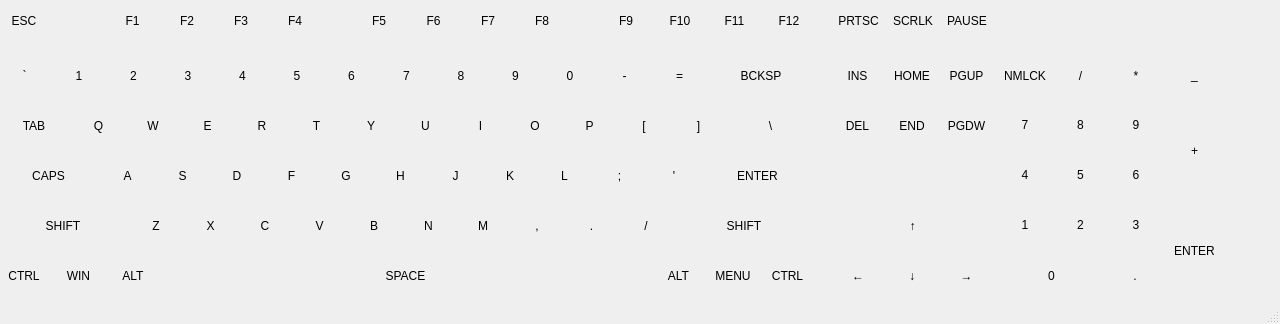
<?xml version="1.0" encoding="UTF-8"?>
<ui version="4.0">
 <class>MainWindow</class>
 <widget class="QMainWindow" name="MainWindow">
  <property name="geometry">
   <rect>
    <x>0</x>
    <y>0</y>
    <width>1280</width>
    <height>324</height>
   </rect>
  </property>
  <property name="minimumSize">
   <size>
    <width>1280</width>
    <height>324</height>
   </size>
  </property>
  <property name="maximumSize">
   <size>
    <width>1280</width>
    <height>324</height>
   </size>
  </property>
  <property name="windowTitle">
   <string>Keyboard Tester</string>
  </property>
  <widget class="QWidget" name="centralwidget">
   <widget class="QWidget" name="horizontalLayoutWidget">
    <property name="geometry">
     <rect>
      <x>0</x>
      <y>0</y>
      <width>991</width>
      <height>41</height>
     </rect>
    </property>
    <layout class="QGridLayout" name="gridLayout" columnstretch="10,10,10,10,10,10,5,10,10,10,10,5,10,10,10,10,2,10,10,10">
     <item row="0" column="17">
      <widget class="QLabel" name="btnPRINT">
       <property name="text">
        <string>PRTSC</string>
       </property>
       <property name="alignment">
        <set>Qt::AlignmentFlag::AlignCenter</set>
       </property>
      </widget>
     </item>
     <item row="0" column="1">
      <widget class="QLabel" name="spacer3">
       <property name="text">
        <string/>
       </property>
      </widget>
     </item>
     <item row="0" column="10">
      <widget class="QLabel" name="btnF8">
       <property name="text">
        <string>F8</string>
       </property>
       <property name="alignment">
        <set>Qt::AlignmentFlag::AlignCenter</set>
       </property>
      </widget>
     </item>
     <item row="0" column="15">
      <widget class="QLabel" name="btnF12">
       <property name="text">
        <string>F12</string>
       </property>
       <property name="alignment">
        <set>Qt::AlignmentFlag::AlignCenter</set>
       </property>
      </widget>
     </item>
     <item row="0" column="3">
      <widget class="QLabel" name="btnF2">
       <property name="text">
        <string>F2</string>
       </property>
       <property name="alignment">
        <set>Qt::AlignmentFlag::AlignCenter</set>
       </property>
      </widget>
     </item>
     <item row="0" column="8">
      <widget class="QLabel" name="btnF6">
       <property name="text">
        <string>F6</string>
       </property>
       <property name="alignment">
        <set>Qt::AlignmentFlag::AlignCenter</set>
       </property>
      </widget>
     </item>
     <item row="0" column="19">
      <widget class="QLabel" name="btnPAUSE">
       <property name="text">
        <string>PAUSE</string>
       </property>
       <property name="alignment">
        <set>Qt::AlignmentFlag::AlignCenter</set>
       </property>
      </widget>
     </item>
     <item row="0" column="6">
      <widget class="QLabel" name="spacer4">
       <property name="text">
        <string/>
       </property>
      </widget>
     </item>
     <item row="0" column="7">
      <widget class="QLabel" name="btnF5">
       <property name="text">
        <string>F5</string>
       </property>
       <property name="alignment">
        <set>Qt::AlignmentFlag::AlignCenter</set>
       </property>
      </widget>
     </item>
     <item row="0" column="5">
      <widget class="QLabel" name="btnF4">
       <property name="text">
        <string>F4</string>
       </property>
       <property name="alignment">
        <set>Qt::AlignmentFlag::AlignCenter</set>
       </property>
      </widget>
     </item>
     <item row="0" column="2">
      <widget class="QLabel" name="btnF1">
       <property name="text">
        <string>F1</string>
       </property>
       <property name="alignment">
        <set>Qt::AlignmentFlag::AlignCenter</set>
       </property>
      </widget>
     </item>
     <item row="0" column="9">
      <widget class="QLabel" name="btnF7">
       <property name="text">
        <string>F7</string>
       </property>
       <property name="alignment">
        <set>Qt::AlignmentFlag::AlignCenter</set>
       </property>
      </widget>
     </item>
     <item row="0" column="12">
      <widget class="QLabel" name="btnF9">
       <property name="text">
        <string>F9</string>
       </property>
       <property name="alignment">
        <set>Qt::AlignmentFlag::AlignCenter</set>
       </property>
      </widget>
     </item>
     <item row="0" column="4">
      <widget class="QLabel" name="btnF3">
       <property name="text">
        <string>F3</string>
       </property>
       <property name="alignment">
        <set>Qt::AlignmentFlag::AlignCenter</set>
       </property>
      </widget>
     </item>
     <item row="0" column="0">
      <widget class="QLabel" name="btnESCAPE">
       <property name="text">
        <string>ESC</string>
       </property>
       <property name="alignment">
        <set>Qt::AlignmentFlag::AlignCenter</set>
       </property>
      </widget>
     </item>
     <item row="0" column="13">
      <widget class="QLabel" name="btnF10">
       <property name="text">
        <string>F10</string>
       </property>
       <property name="alignment">
        <set>Qt::AlignmentFlag::AlignCenter</set>
       </property>
      </widget>
     </item>
     <item row="0" column="18">
      <widget class="QLabel" name="btnSCROLL_LOCK">
       <property name="text">
        <string>SCRLK</string>
       </property>
       <property name="alignment">
        <set>Qt::AlignmentFlag::AlignCenter</set>
       </property>
      </widget>
     </item>
     <item row="0" column="11">
      <widget class="QLabel" name="spacer1">
       <property name="text">
        <string/>
       </property>
      </widget>
     </item>
     <item row="0" column="14">
      <widget class="QLabel" name="btnF11">
       <property name="text">
        <string>F11</string>
       </property>
       <property name="alignment">
        <set>Qt::AlignmentFlag::AlignCenter</set>
       </property>
      </widget>
     </item>
     <item row="0" column="16">
      <widget class="QLabel" name="spacer2">
       <property name="text">
        <string/>
       </property>
      </widget>
     </item>
    </layout>
   </widget>
   <widget class="QWidget" name="horizontalLayoutWidget_2">
    <property name="geometry">
     <rect>
      <x>0</x>
      <y>50</y>
      <width>991</width>
      <height>51</height>
     </rect>
    </property>
    <layout class="QGridLayout" name="gridLayout_2" columnstretch="10,10,10,10,10,10,10,10,10,10,10,10,10,21,2,10,10,10">
     <item row="0" column="1">
      <widget class="QLabel" name="btn1">
       <property name="text">
        <string>1</string>
       </property>
       <property name="alignment">
        <set>Qt::AlignmentFlag::AlignCenter</set>
       </property>
      </widget>
     </item>
     <item row="0" column="3">
      <widget class="QLabel" name="btn3">
       <property name="text">
        <string>3</string>
       </property>
       <property name="alignment">
        <set>Qt::AlignmentFlag::AlignCenter</set>
       </property>
      </widget>
     </item>
     <item row="0" column="12">
      <widget class="QLabel" name="btnEQUAL">
       <property name="text">
        <string>=</string>
       </property>
       <property name="alignment">
        <set>Qt::AlignmentFlag::AlignCenter</set>
       </property>
      </widget>
     </item>
     <item row="0" column="2">
      <widget class="QLabel" name="btn2">
       <property name="text">
        <string>2</string>
       </property>
       <property name="alignment">
        <set>Qt::AlignmentFlag::AlignCenter</set>
       </property>
      </widget>
     </item>
     <item row="0" column="7">
      <widget class="QLabel" name="btn7">
       <property name="text">
        <string>7</string>
       </property>
       <property name="alignment">
        <set>Qt::AlignmentFlag::AlignCenter</set>
       </property>
      </widget>
     </item>
     <item row="0" column="13">
      <widget class="QLabel" name="btnBACKSPACE">
       <property name="text">
        <string>BCKSP</string>
       </property>
       <property name="alignment">
        <set>Qt::AlignmentFlag::AlignCenter</set>
       </property>
      </widget>
     </item>
     <item row="0" column="0">
      <widget class="QLabel" name="btnGRAVE">
       <property name="text">
        <string>`</string>
       </property>
       <property name="alignment">
        <set>Qt::AlignmentFlag::AlignCenter</set>
       </property>
      </widget>
     </item>
     <item row="0" column="11">
      <widget class="QLabel" name="btnMINUS">
       <property name="text">
        <string>-</string>
       </property>
       <property name="alignment">
        <set>Qt::AlignmentFlag::AlignCenter</set>
       </property>
      </widget>
     </item>
     <item row="0" column="9">
      <widget class="QLabel" name="btn9">
       <property name="text">
        <string>9</string>
       </property>
       <property name="alignment">
        <set>Qt::AlignmentFlag::AlignCenter</set>
       </property>
      </widget>
     </item>
     <item row="0" column="4">
      <widget class="QLabel" name="btn4">
       <property name="text">
        <string>4</string>
       </property>
       <property name="alignment">
        <set>Qt::AlignmentFlag::AlignCenter</set>
       </property>
      </widget>
     </item>
     <item row="0" column="16">
      <widget class="QLabel" name="btnHOME">
       <property name="text">
        <string>HOME</string>
       </property>
       <property name="alignment">
        <set>Qt::AlignmentFlag::AlignCenter</set>
       </property>
      </widget>
     </item>
     <item row="0" column="17">
      <widget class="QLabel" name="btnPAGE_UP">
       <property name="text">
        <string>PGUP</string>
       </property>
       <property name="alignment">
        <set>Qt::AlignmentFlag::AlignCenter</set>
       </property>
      </widget>
     </item>
     <item row="0" column="15">
      <widget class="QLabel" name="btnINSERT">
       <property name="text">
        <string>INS</string>
       </property>
       <property name="alignment">
        <set>Qt::AlignmentFlag::AlignCenter</set>
       </property>
      </widget>
     </item>
     <item row="0" column="5">
      <widget class="QLabel" name="btn5">
       <property name="text">
        <string>5</string>
       </property>
       <property name="alignment">
        <set>Qt::AlignmentFlag::AlignCenter</set>
       </property>
      </widget>
     </item>
     <item row="0" column="6">
      <widget class="QLabel" name="btn6">
       <property name="text">
        <string>6</string>
       </property>
       <property name="alignment">
        <set>Qt::AlignmentFlag::AlignCenter</set>
       </property>
      </widget>
     </item>
     <item row="0" column="8">
      <widget class="QLabel" name="btn8">
       <property name="text">
        <string>8</string>
       </property>
       <property name="alignment">
        <set>Qt::AlignmentFlag::AlignCenter</set>
       </property>
      </widget>
     </item>
     <item row="0" column="10">
      <widget class="QLabel" name="btn0">
       <property name="text">
        <string>0</string>
       </property>
       <property name="alignment">
        <set>Qt::AlignmentFlag::AlignCenter</set>
       </property>
      </widget>
     </item>
     <item row="0" column="14">
      <widget class="QLabel" name="spacer1_2">
       <property name="text">
        <string/>
       </property>
      </widget>
     </item>
    </layout>
   </widget>
   <widget class="QWidget" name="horizontalLayoutWidget_3">
    <property name="geometry">
     <rect>
      <x>0</x>
      <y>100</y>
      <width>991</width>
      <height>51</height>
     </rect>
    </property>
    <layout class="QGridLayout" name="gridLayout_3" columnstretch="14,10,10,10,10,10,10,10,10,10,10,10,10,17,2,10,10,10">
     <item row="0" column="11">
      <widget class="QLabel" name="btnBRACKETLEFT">
       <property name="text">
        <string>[</string>
       </property>
       <property name="alignment">
        <set>Qt::AlignmentFlag::AlignCenter</set>
       </property>
      </widget>
     </item>
     <item row="0" column="3">
      <widget class="QLabel" name="btnE">
       <property name="text">
        <string>E</string>
       </property>
       <property name="alignment">
        <set>Qt::AlignmentFlag::AlignCenter</set>
       </property>
      </widget>
     </item>
     <item row="0" column="12">
      <widget class="QLabel" name="btnBRACKETRIGHT">
       <property name="text">
        <string>]</string>
       </property>
       <property name="alignment">
        <set>Qt::AlignmentFlag::AlignCenter</set>
       </property>
      </widget>
     </item>
     <item row="0" column="17">
      <widget class="QLabel" name="btnPAGE_DOWN">
       <property name="text">
        <string>PGDW</string>
       </property>
       <property name="alignment">
        <set>Qt::AlignmentFlag::AlignCenter</set>
       </property>
      </widget>
     </item>
     <item row="0" column="1">
      <widget class="QLabel" name="btnQ">
       <property name="enabled">
        <bool>true</bool>
       </property>
       <property name="text">
        <string>Q</string>
       </property>
       <property name="alignment">
        <set>Qt::AlignmentFlag::AlignCenter</set>
       </property>
      </widget>
     </item>
     <item row="0" column="8">
      <widget class="QLabel" name="btnI">
       <property name="text">
        <string>I</string>
       </property>
       <property name="alignment">
        <set>Qt::AlignmentFlag::AlignCenter</set>
       </property>
      </widget>
     </item>
     <item row="0" column="6">
      <widget class="QLabel" name="btnY">
       <property name="text">
        <string>Y</string>
       </property>
       <property name="alignment">
        <set>Qt::AlignmentFlag::AlignCenter</set>
       </property>
      </widget>
     </item>
     <item row="0" column="4">
      <widget class="QLabel" name="btnR">
       <property name="text">
        <string>R</string>
       </property>
       <property name="alignment">
        <set>Qt::AlignmentFlag::AlignCenter</set>
       </property>
      </widget>
     </item>
     <item row="0" column="10">
      <widget class="QLabel" name="btnP">
       <property name="text">
        <string>P</string>
       </property>
       <property name="alignment">
        <set>Qt::AlignmentFlag::AlignCenter</set>
       </property>
      </widget>
     </item>
     <item row="0" column="5">
      <widget class="QLabel" name="btnT">
       <property name="text">
        <string>T</string>
       </property>
       <property name="alignment">
        <set>Qt::AlignmentFlag::AlignCenter</set>
       </property>
      </widget>
     </item>
     <item row="0" column="15">
      <widget class="QLabel" name="btnDELETE">
       <property name="text">
        <string>DEL</string>
       </property>
       <property name="alignment">
        <set>Qt::AlignmentFlag::AlignCenter</set>
       </property>
      </widget>
     </item>
     <item row="0" column="0">
      <widget class="QLabel" name="btnTAB">
       <property name="text">
        <string>TAB</string>
       </property>
       <property name="alignment">
        <set>Qt::AlignmentFlag::AlignCenter</set>
       </property>
      </widget>
     </item>
     <item row="0" column="16">
      <widget class="QLabel" name="btnEND">
       <property name="text">
        <string>END</string>
       </property>
       <property name="alignment">
        <set>Qt::AlignmentFlag::AlignCenter</set>
       </property>
      </widget>
     </item>
     <item row="0" column="2">
      <widget class="QLabel" name="btnW">
       <property name="text">
        <string>W</string>
       </property>
       <property name="alignment">
        <set>Qt::AlignmentFlag::AlignCenter</set>
       </property>
      </widget>
     </item>
     <item row="0" column="9">
      <widget class="QLabel" name="btnO">
       <property name="text">
        <string>O</string>
       </property>
       <property name="alignment">
        <set>Qt::AlignmentFlag::AlignCenter</set>
       </property>
      </widget>
     </item>
     <item row="0" column="13">
      <widget class="QLabel" name="btnBACKSLASH">
       <property name="text">
        <string>\</string>
       </property>
       <property name="alignment">
        <set>Qt::AlignmentFlag::AlignCenter</set>
       </property>
      </widget>
     </item>
     <item row="0" column="7">
      <widget class="QLabel" name="btnU">
       <property name="text">
        <string>U</string>
       </property>
       <property name="alignment">
        <set>Qt::AlignmentFlag::AlignCenter</set>
       </property>
      </widget>
     </item>
     <item row="0" column="14">
      <widget class="QLabel" name="spacer1_3">
       <property name="text">
        <string/>
       </property>
      </widget>
     </item>
    </layout>
   </widget>
   <widget class="QWidget" name="horizontalLayoutWidget_4">
    <property name="geometry">
     <rect>
      <x>0</x>
      <y>150</y>
      <width>991</width>
      <height>51</height>
     </rect>
    </property>
    <layout class="QGridLayout" name="gridLayout_4" columnstretch="20,10,10,10,10,10,10,10,10,10,10,10,22,2,10,10,10">
     <item row="0" column="8">
      <widget class="QLabel" name="btnK">
       <property name="text">
        <string>K</string>
       </property>
       <property name="alignment">
        <set>Qt::AlignmentFlag::AlignCenter</set>
       </property>
      </widget>
     </item>
     <item row="0" column="11">
      <widget class="QLabel" name="btnAPOSTROPHE">
       <property name="text">
        <string>'</string>
       </property>
       <property name="alignment">
        <set>Qt::AlignmentFlag::AlignCenter</set>
       </property>
      </widget>
     </item>
     <item row="0" column="2">
      <widget class="QLabel" name="btnS">
       <property name="text">
        <string>S</string>
       </property>
       <property name="alignment">
        <set>Qt::AlignmentFlag::AlignCenter</set>
       </property>
      </widget>
     </item>
     <item row="0" column="14">
      <widget class="QLabel" name="spacer2_2">
       <property name="text">
        <string/>
       </property>
       <property name="alignment">
        <set>Qt::AlignmentFlag::AlignCenter</set>
       </property>
      </widget>
     </item>
     <item row="0" column="1">
      <widget class="QLabel" name="btnA">
       <property name="enabled">
        <bool>true</bool>
       </property>
       <property name="text">
        <string>A</string>
       </property>
       <property name="alignment">
        <set>Qt::AlignmentFlag::AlignCenter</set>
       </property>
      </widget>
     </item>
     <item row="0" column="10">
      <widget class="QLabel" name="btnSEMICOLON">
       <property name="text">
        <string>;</string>
       </property>
       <property name="alignment">
        <set>Qt::AlignmentFlag::AlignCenter</set>
       </property>
      </widget>
     </item>
     <item row="0" column="5">
      <widget class="QLabel" name="btnG">
       <property name="text">
        <string>G</string>
       </property>
       <property name="alignment">
        <set>Qt::AlignmentFlag::AlignCenter</set>
       </property>
      </widget>
     </item>
     <item row="0" column="9">
      <widget class="QLabel" name="btnL">
       <property name="text">
        <string>L</string>
       </property>
       <property name="alignment">
        <set>Qt::AlignmentFlag::AlignCenter</set>
       </property>
      </widget>
     </item>
     <item row="0" column="4">
      <widget class="QLabel" name="btnF">
       <property name="text">
        <string>F</string>
       </property>
       <property name="alignment">
        <set>Qt::AlignmentFlag::AlignCenter</set>
       </property>
      </widget>
     </item>
     <item row="0" column="3">
      <widget class="QLabel" name="btnD">
       <property name="text">
        <string>D</string>
       </property>
       <property name="alignment">
        <set>Qt::AlignmentFlag::AlignCenter</set>
       </property>
      </widget>
     </item>
     <item row="0" column="15">
      <widget class="QLabel" name="spacer3_2">
       <property name="text">
        <string/>
       </property>
       <property name="alignment">
        <set>Qt::AlignmentFlag::AlignCenter</set>
       </property>
      </widget>
     </item>
     <item row="0" column="16">
      <widget class="QLabel" name="spacer4_2">
       <property name="text">
        <string/>
       </property>
      </widget>
     </item>
     <item row="0" column="6">
      <widget class="QLabel" name="btnH">
       <property name="text">
        <string>H</string>
       </property>
       <property name="alignment">
        <set>Qt::AlignmentFlag::AlignCenter</set>
       </property>
      </widget>
     </item>
     <item row="0" column="7">
      <widget class="QLabel" name="btnJ">
       <property name="text">
        <string>J</string>
       </property>
       <property name="alignment">
        <set>Qt::AlignmentFlag::AlignCenter</set>
       </property>
      </widget>
     </item>
     <item row="0" column="12">
      <widget class="QLabel" name="btnRETURN">
       <property name="text">
        <string>ENTER</string>
       </property>
       <property name="alignment">
        <set>Qt::AlignmentFlag::AlignCenter</set>
       </property>
      </widget>
     </item>
     <item row="0" column="0">
      <widget class="QLabel" name="btnCAPS_LOCK">
       <property name="text">
        <string>CAPS</string>
       </property>
       <property name="alignment">
        <set>Qt::AlignmentFlag::AlignCenter</set>
       </property>
      </widget>
     </item>
     <item row="0" column="13">
      <widget class="QLabel" name="spacer1_4">
       <property name="text">
        <string/>
       </property>
      </widget>
     </item>
    </layout>
   </widget>
   <widget class="QWidget" name="horizontalLayoutWidget_5">
    <property name="geometry">
     <rect>
      <x>0</x>
      <y>200</y>
      <width>991</width>
      <height>51</height>
     </rect>
    </property>
    <layout class="QGridLayout" name="gridLayout_5" columnstretch="26,10,10,10,10,10,10,10,10,10,10,28,2,10,10,10">
     <item row="0" column="6">
      <widget class="QLabel" name="btnN">
       <property name="text">
        <string>N</string>
       </property>
       <property name="alignment">
        <set>Qt::AlignmentFlag::AlignCenter</set>
       </property>
      </widget>
     </item>
     <item row="0" column="13">
      <widget class="QLabel" name="spacer2_4">
       <property name="text">
        <string/>
       </property>
       <property name="alignment">
        <set>Qt::AlignmentFlag::AlignCenter</set>
       </property>
      </widget>
     </item>
     <item row="0" column="14">
      <widget class="QLabel" name="btnUP">
       <property name="text">
        <string>↑</string>
       </property>
       <property name="alignment">
        <set>Qt::AlignmentFlag::AlignCenter</set>
       </property>
      </widget>
     </item>
     <item row="0" column="4">
      <widget class="QLabel" name="btnV">
       <property name="text">
        <string>V</string>
       </property>
       <property name="alignment">
        <set>Qt::AlignmentFlag::AlignCenter</set>
       </property>
      </widget>
     </item>
     <item row="0" column="8">
      <widget class="QLabel" name="btnCOMMA">
       <property name="text">
        <string>,</string>
       </property>
       <property name="alignment">
        <set>Qt::AlignmentFlag::AlignCenter</set>
       </property>
      </widget>
     </item>
     <item row="0" column="15">
      <widget class="QLabel" name="spacer1_5">
       <property name="text">
        <string/>
       </property>
      </widget>
     </item>
     <item row="0" column="0">
      <widget class="QLabel" name="btnSHIFT_L">
       <property name="text">
        <string>SHIFT</string>
       </property>
       <property name="alignment">
        <set>Qt::AlignmentFlag::AlignCenter</set>
       </property>
      </widget>
     </item>
     <item row="0" column="9">
      <widget class="QLabel" name="btnPERIOD">
       <property name="text">
        <string>.</string>
       </property>
       <property name="alignment">
        <set>Qt::AlignmentFlag::AlignCenter</set>
       </property>
      </widget>
     </item>
     <item row="0" column="2">
      <widget class="QLabel" name="btnX">
       <property name="text">
        <string>X</string>
       </property>
       <property name="alignment">
        <set>Qt::AlignmentFlag::AlignCenter</set>
       </property>
      </widget>
     </item>
     <item row="0" column="11">
      <widget class="QLabel" name="btnSHIFT_R">
       <property name="text">
        <string>SHIFT</string>
       </property>
       <property name="alignment">
        <set>Qt::AlignmentFlag::AlignCenter</set>
       </property>
      </widget>
     </item>
     <item row="0" column="10">
      <widget class="QLabel" name="btnSLASH">
       <property name="text">
        <string>/</string>
       </property>
       <property name="alignment">
        <set>Qt::AlignmentFlag::AlignCenter</set>
       </property>
      </widget>
     </item>
     <item row="0" column="3">
      <widget class="QLabel" name="btnC">
       <property name="text">
        <string>C</string>
       </property>
       <property name="alignment">
        <set>Qt::AlignmentFlag::AlignCenter</set>
       </property>
      </widget>
     </item>
     <item row="0" column="1">
      <widget class="QLabel" name="btnZ">
       <property name="enabled">
        <bool>true</bool>
       </property>
       <property name="text">
        <string>Z</string>
       </property>
       <property name="alignment">
        <set>Qt::AlignmentFlag::AlignCenter</set>
       </property>
      </widget>
     </item>
     <item row="0" column="5">
      <widget class="QLabel" name="btnB">
       <property name="text">
        <string>B</string>
       </property>
       <property name="alignment">
        <set>Qt::AlignmentFlag::AlignCenter</set>
       </property>
      </widget>
     </item>
     <item row="0" column="7">
      <widget class="QLabel" name="btnM">
       <property name="text">
        <string>M</string>
       </property>
       <property name="alignment">
        <set>Qt::AlignmentFlag::AlignCenter</set>
       </property>
      </widget>
     </item>
     <item row="0" column="12">
      <widget class="QLabel" name="spacer2_3">
       <property name="text">
        <string/>
       </property>
      </widget>
     </item>
    </layout>
   </widget>
   <widget class="QWidget" name="horizontalLayoutWidget_6">
    <property name="geometry">
     <rect>
      <x>0</x>
      <y>250</y>
      <width>991</width>
      <height>51</height>
     </rect>
    </property>
    <layout class="QGridLayout" name="gridLayout_6" columnstretch="10,10,10,100,10,10,10,2,10,10,10">
     <item row="0" column="9">
      <widget class="QLabel" name="btnDOWN">
       <property name="text">
        <string>↓</string>
       </property>
       <property name="alignment">
        <set>Qt::AlignmentFlag::AlignCenter</set>
       </property>
      </widget>
     </item>
     <item row="0" column="6">
      <widget class="QLabel" name="btnCONTROL_R">
       <property name="text">
        <string>CTRL</string>
       </property>
       <property name="alignment">
        <set>Qt::AlignmentFlag::AlignCenter</set>
       </property>
      </widget>
     </item>
     <item row="0" column="10">
      <widget class="QLabel" name="btnRIGHT">
       <property name="text">
        <string>→</string>
       </property>
       <property name="alignment">
        <set>Qt::AlignmentFlag::AlignCenter</set>
       </property>
      </widget>
     </item>
     <item row="0" column="3">
      <widget class="QLabel" name="btnSPACE">
       <property name="text">
        <string>SPACE</string>
       </property>
       <property name="alignment">
        <set>Qt::AlignmentFlag::AlignCenter</set>
       </property>
      </widget>
     </item>
     <item row="0" column="2">
      <widget class="QLabel" name="btnALT_L">
       <property name="text">
        <string>ALT</string>
       </property>
       <property name="alignment">
        <set>Qt::AlignmentFlag::AlignCenter</set>
       </property>
      </widget>
     </item>
     <item row="0" column="5">
      <widget class="QLabel" name="btnMENU">
       <property name="text">
        <string>MENU</string>
       </property>
       <property name="alignment">
        <set>Qt::AlignmentFlag::AlignCenter</set>
       </property>
      </widget>
     </item>
     <item row="0" column="8">
      <widget class="QLabel" name="btnLEFT">
       <property name="text">
        <string>←</string>
       </property>
       <property name="alignment">
        <set>Qt::AlignmentFlag::AlignCenter</set>
       </property>
      </widget>
     </item>
     <item row="0" column="4">
      <widget class="QLabel" name="btnALT_R">
       <property name="text">
        <string>ALT</string>
       </property>
       <property name="alignment">
        <set>Qt::AlignmentFlag::AlignCenter</set>
       </property>
      </widget>
     </item>
     <item row="0" column="0">
      <widget class="QLabel" name="btnCONTROL_L">
       <property name="text">
        <string>CTRL</string>
       </property>
       <property name="alignment">
        <set>Qt::AlignmentFlag::AlignCenter</set>
       </property>
      </widget>
     </item>
     <item row="0" column="1">
      <widget class="QLabel" name="btnSUPER_L">
       <property name="enabled">
        <bool>true</bool>
       </property>
       <property name="text">
        <string>WIN</string>
       </property>
       <property name="alignment">
        <set>Qt::AlignmentFlag::AlignCenter</set>
       </property>
      </widget>
     </item>
     <item row="0" column="7">
      <widget class="QLabel" name="spacer1_6">
       <property name="text">
        <string/>
       </property>
      </widget>
     </item>
    </layout>
   </widget>
   <widget class="QWidget" name="gridLayoutWidget">
    <property name="geometry">
     <rect>
      <x>1000</x>
      <y>50</y>
      <width>161</width>
      <height>51</height>
     </rect>
    </property>
    <layout class="QGridLayout" name="gridLayout_7" rowstretch="0,0,0,0">
     <item row="0" column="2">
      <widget class="QLabel" name="btnKP_MULTIPLY">
       <property name="text">
        <string>*</string>
       </property>
       <property name="alignment">
        <set>Qt::AlignmentFlag::AlignCenter</set>
       </property>
      </widget>
     </item>
     <item row="0" column="1">
      <widget class="QLabel" name="btnKP_DIVIDE">
       <property name="text">
        <string>/</string>
       </property>
       <property name="alignment">
        <set>Qt::AlignmentFlag::AlignCenter</set>
       </property>
      </widget>
     </item>
     <item row="0" column="0">
      <widget class="QLabel" name="btnNUM_LOCK">
       <property name="text">
        <string>NMLCK</string>
       </property>
       <property name="alignment">
        <set>Qt::AlignmentFlag::AlignCenter</set>
       </property>
      </widget>
     </item>
    </layout>
   </widget>
   <widget class="QWidget" name="horizontalLayoutWidget_7">
    <property name="geometry">
     <rect>
      <x>1000</x>
      <y>250</y>
      <width>161</width>
      <height>51</height>
     </rect>
    </property>
    <layout class="QGridLayout" name="gridLayout_12" columnstretch="2,1">
     <item row="0" column="0">
      <widget class="QLabel" name="btnKP_INSERT">
       <property name="text">
        <string>0</string>
       </property>
       <property name="alignment">
        <set>Qt::AlignmentFlag::AlignCenter</set>
       </property>
      </widget>
     </item>
     <item row="0" column="1">
      <widget class="QLabel" name="btnKP_DELETE">
       <property name="text">
        <string>.</string>
       </property>
       <property name="alignment">
        <set>Qt::AlignmentFlag::AlignCenter</set>
       </property>
      </widget>
     </item>
    </layout>
   </widget>
   <widget class="QWidget" name="gridLayoutWidget_2">
    <property name="geometry">
     <rect>
      <x>1000</x>
      <y>199</y>
      <width>161</width>
      <height>51</height>
     </rect>
    </property>
    <layout class="QGridLayout" name="gridLayout_8">
     <item row="0" column="1">
      <widget class="QLabel" name="btnKP_DOWN">
       <property name="text">
        <string>2</string>
       </property>
       <property name="alignment">
        <set>Qt::AlignmentFlag::AlignCenter</set>
       </property>
      </widget>
     </item>
     <item row="0" column="0">
      <widget class="QLabel" name="btnKP_END">
       <property name="text">
        <string>1</string>
       </property>
       <property name="alignment">
        <set>Qt::AlignmentFlag::AlignCenter</set>
       </property>
      </widget>
     </item>
     <item row="0" column="2">
      <widget class="QLabel" name="btnKP_NEXT">
       <property name="text">
        <string>3</string>
       </property>
       <property name="alignment">
        <set>Qt::AlignmentFlag::AlignCenter</set>
       </property>
      </widget>
     </item>
    </layout>
   </widget>
   <widget class="QWidget" name="gridLayoutWidget_3">
    <property name="geometry">
     <rect>
      <x>1000</x>
      <y>149</y>
      <width>161</width>
      <height>51</height>
     </rect>
    </property>
    <layout class="QGridLayout" name="gridLayout_9">
     <item row="0" column="0">
      <widget class="QLabel" name="btnKP_LEFT">
       <property name="text">
        <string>4</string>
       </property>
       <property name="alignment">
        <set>Qt::AlignmentFlag::AlignCenter</set>
       </property>
      </widget>
     </item>
     <item row="0" column="1">
      <widget class="QLabel" name="btnKP_BEGIN">
       <property name="text">
        <string>5</string>
       </property>
       <property name="alignment">
        <set>Qt::AlignmentFlag::AlignCenter</set>
       </property>
      </widget>
     </item>
     <item row="0" column="2">
      <widget class="QLabel" name="btnKP_RIGHT">
       <property name="text">
        <string>6</string>
       </property>
       <property name="alignment">
        <set>Qt::AlignmentFlag::AlignCenter</set>
       </property>
      </widget>
     </item>
    </layout>
   </widget>
   <widget class="QWidget" name="gridLayoutWidget_4">
    <property name="geometry">
     <rect>
      <x>1000</x>
      <y>99</y>
      <width>161</width>
      <height>51</height>
     </rect>
    </property>
    <layout class="QGridLayout" name="gridLayout_10">
     <item row="0" column="1">
      <widget class="QLabel" name="btnKP_UP">
       <property name="text">
        <string>8</string>
       </property>
       <property name="alignment">
        <set>Qt::AlignmentFlag::AlignCenter</set>
       </property>
      </widget>
     </item>
     <item row="0" column="0">
      <widget class="QLabel" name="btnKP_HOME">
       <property name="text">
        <string>7</string>
       </property>
       <property name="alignment">
        <set>Qt::AlignmentFlag::AlignCenter</set>
       </property>
      </widget>
     </item>
     <item row="0" column="2">
      <widget class="QLabel" name="btnKP_PAGE_UP">
       <property name="text">
        <string>9</string>
       </property>
       <property name="alignment">
        <set>Qt::AlignmentFlag::AlignCenter</set>
       </property>
      </widget>
     </item>
    </layout>
   </widget>
   <widget class="QLabel" name="btnKP_ADD">
    <property name="geometry">
     <rect>
      <x>1170</x>
      <y>100</y>
      <width>49</width>
      <height>101</height>
     </rect>
    </property>
    <property name="text">
     <string>+</string>
    </property>
    <property name="alignment">
     <set>Qt::AlignmentFlag::AlignCenter</set>
    </property>
   </widget>
   <widget class="QLabel" name="btnKP_SUBTRACT">
    <property name="geometry">
     <rect>
      <x>1170</x>
      <y>50</y>
      <width>49</width>
      <height>49</height>
     </rect>
    </property>
    <property name="text">
     <string>_</string>
    </property>
    <property name="alignment">
     <set>Qt::AlignmentFlag::AlignCenter</set>
    </property>
   </widget>
   <widget class="QLabel" name="btnKP_ENTER">
    <property name="geometry">
     <rect>
      <x>1170</x>
      <y>200</y>
      <width>49</width>
      <height>101</height>
     </rect>
    </property>
    <property name="text">
     <string>ENTER</string>
    </property>
    <property name="alignment">
     <set>Qt::AlignmentFlag::AlignCenter</set>
    </property>
   </widget>
  </widget>
  <widget class="QStatusBar" name="statusbar"/>
 </widget>
 <resources/>
 <connections/>
</ui>
